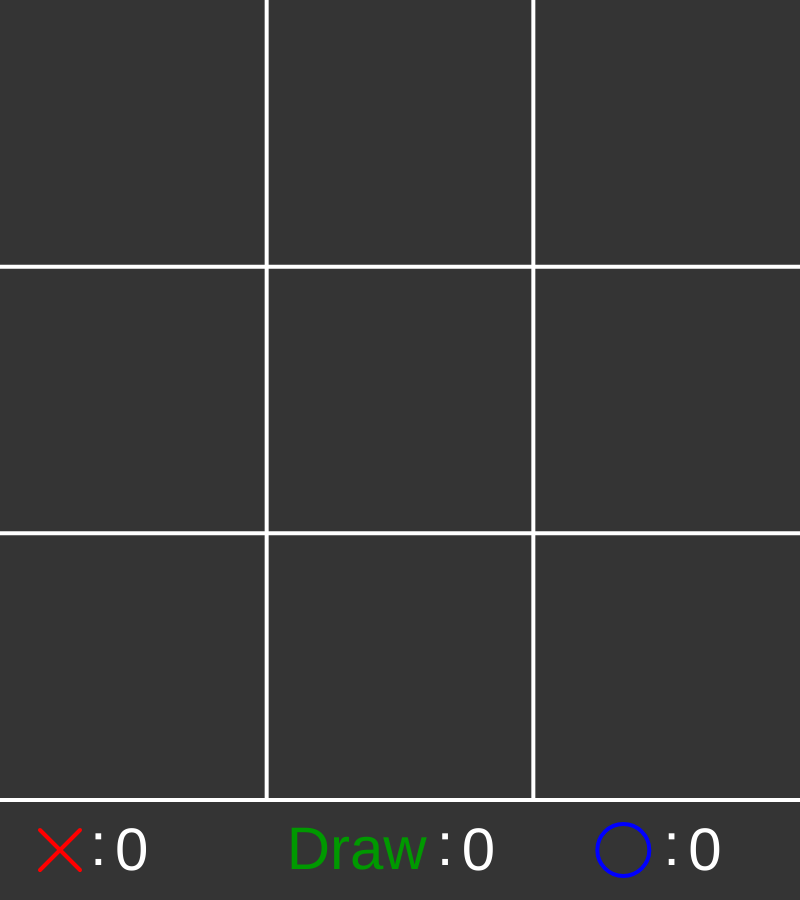
Frame 1 (no input)
Frame 60 (no input): identical to frame 1, image omitted
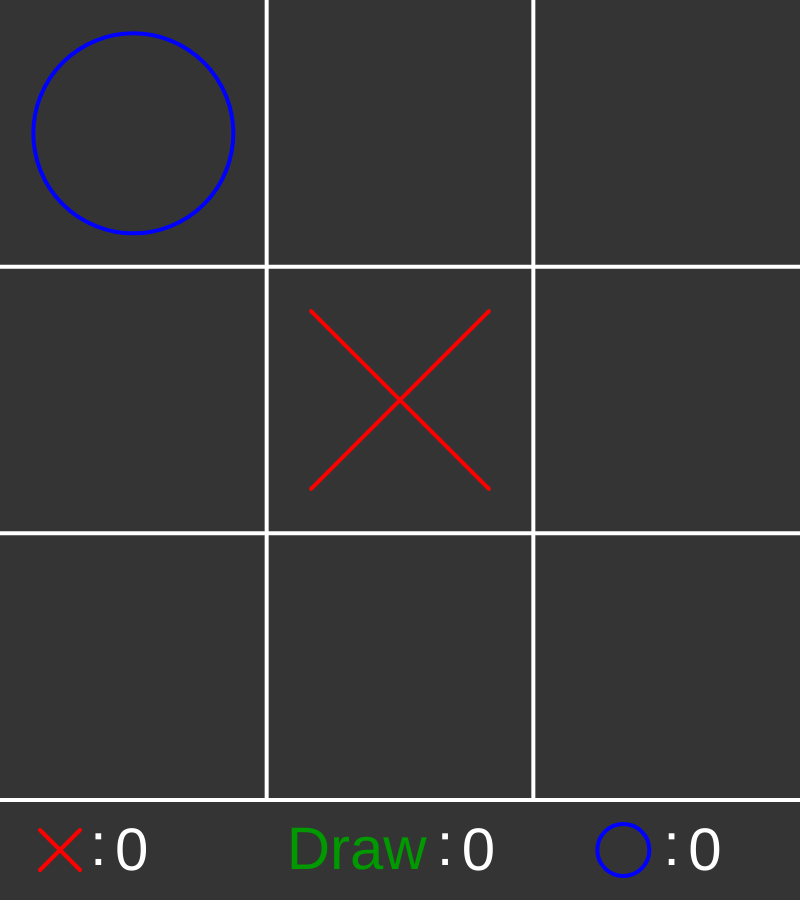
Frame 120 (the mouse pressed at the canvas centre since frame 60)

The p5.js sketch that drew these frames (run headless with seeded random() and noise() and a simulated clock; from frame 60 on, the mouse is pressed at the canvas centre):

// p5.js sketch
// ── sketch.js
var tour = 0;
var fin = 0;
var count = 0;
var nombreParties = 1;
var score = {
    rond: 0,
    croix: 0,
    egalite: 0
};
var cases = {
    a: 0,
    b: 0,
    c: 0,
    d: 0,
    e: 0,
    f: 0,
    g: 0,
    h: 0,
    i: 0
};
var winCondition = {
    // Lignes
    1: 0,
    2: 0,
    3: 0,
    // Colones
    4: 0,
    5: 0,
    6: 0,
    // Diagonales
    7: 0,
    8: 0,
    // Autre
    danger: 0,
    victoire: 0
};

function setup() {
    createCanvas(800, 900);
    background(52);
    // Quadrillage
    noFill();
    stroke(255);
    strokeWeight(4);
    line(width / 3, 0, width / 3, height - 100);
    line(width / 3 * 2, 0, width / 3 * 2, height - 100);
    line(0, (height - 100) / 3, width, (height - 100) / 3);
    line(0, (height - 100) / 3 * 2, width, (height - 100) / 3 * 2);
    line(0, height - 100, width, height - 100);
    // Affichage score
    // Croix
    fill(255);
    stroke(255, 0, 0);
    line(width / 20, height - 70, width / 20 + 40, height - 30);
    line(width / 20 + 40, height - 70, width / 20, height - 30);
    textSize(60);
    noStroke();
    text(":", 90, height - 35);
    text(score.croix, 115, height - 30);
    // Rond
    stroke(0, 0, 255);
    noFill();
    ellipse(width / 3 * 2 + 90, height - 50, 52, 52);
    textSize(60);
    fill(255);
    noStroke();
    text(":", width / 3 * 2 + 130, height - 35);
    text(score.rond, width / 3 * 2 + 155, height - 30);
    // Egalitée
    fill(0, 153, 0);
    text("Draw", width / 3 + 20, height - 31);
    fill(255);
    text(":", width / 3 + 170, height - 35);
    text(score.egalite, width / 3 + 195, height - 30);
    // Reset variables
    cases = {
        a: 0,
        b: 0,
        c: 0,
        d: 0,
        e: 0,
        f: 0,
        g: 0,
        h: 0,
        i: 0
    };
    winCondition = {
        // Lignes
        1: 0,
        2: 0,
        3: 0,
        // Colones
        4: 0,
        5: 0,
        6: 0,
        // Diagonales
        7: 0,
        8: 0,
        // Autre
        danger: 0,
        victoire: 0
    };
    nombreParties++;
    tour = 0;
    fin = 0;
    count = 0;
}

function draw() {
    // Victoire bot ou joueur (MDR) ou égalité
    for (i = 1; i <= 8; i++) {
        if (winCondition[i] === 12) {
            textSize(60);
            textAlign(CENTER);
            noStroke();
            fill(0);
            text("PERDU !", width / 2, height / 2);
            fin = 1;
            count++;
            if (count == 180) {
                score.rond++;
                setup();
            }
        } else if (winCondition[i] === 3) {
            textSize(20);
            textAlign(CENTER);
            noStroke();
            fill(0);
            text("Cheater ... ok c'est bon t'as le droit à un bonbon :)", width / 2, height / 2);
            fin = 1;
            count++;
            if (count == 180) {
                score.croix++;
                setup();
            }
        } else if (tour === 9) {
            textSize(50);
            textAlign(CENTER);
            noStroke();
            fill(0);
            text("EGALITE !", width / 2, height / 2);
            fin = 1;
            count++;
            if (count == 1440) {
                score.egalite++;
                setup();
            }
        }
    }
    // Bot
    if (nombreParties % 2 === 0) {
        if (tour % 2 === 1) {
            if (tour === 1) {
                if (cases.e === 0) {
                    affichageRond(1, 1);
                    cases.e = 2;
                    winConditionQuatre(2, 5, 7, 8);
                } else {
                    affichageRond(0, 0);
                    cases.a = 2;
                    winConditionTrois(1, 4, 7);
                }
            } else if (tour === 3) {
                paterrnBot();
            } else if (tour === 5) {
                paterrnBot();
            } else if (tour === 7) {
                paterrnBot();
            }
        }
    } else {
        if (tour % 2 === 0) {
            if (tour === 0) {
                if (cases.e === 0) {
                    affichageRond(1, 1);
                    cases.e = 2;
                    winConditionQuatre(2, 5, 7, 8);
                } else {
                    affichageRond(0, 0);
                    cases.a = 2;
                    winConditionTrois(1, 4, 7);
                }
            } else if (tour === 2) {
                paterrnBot();
            } else if (tour === 4) {
                paterrnBot();
            } else if (tour === 6) {
                paterrnBot();
            } else if (tour === 8) {
                paterrnBot();
            }
        }
    }
}

function mousePressed() {
    if (fin === 0) {
        // Joueur
        if (nombreParties % 2 === 0) {
            mouvementJoueur(0);
        } else {
            mouvementJoueur(1);
        }
    }
}

function mouvementJoueur(x) {
    if (tour % 2 === x) {
        if (mouseX < width / 3 && mouseY < (height - 100) / 3 && cases.a === 0) {
            cases.a++;
            winCondition[1]++;
            winCondition[4]++;
            winCondition[7]++;
            affichageCroix(0, 0);
        } else if (mouseX > width / 3 && mouseX < width / 3 * 2 && mouseY < (height - 100) / 3 && cases.b === 0) {
            cases.b++;
            winCondition[1]++;
            winCondition[5]++;
            affichageCroix(1, 0);
        } else if (mouseX > width / 3 * 2 && mouseY < (height - 100) / 3 && cases.c === 0) {
            cases.c++;
            winCondition[1]++;
            winCondition[6]++;
            winCondition[8]++;
            affichageCroix(2, 0);
        } else if (mouseX < width / 3 && mouseY > (height - 100) / 3 && mouseY < (height - 100) / 3 * 2 && cases.d === 0) {
            cases.d++;
            winCondition[2]++;
            winCondition[4]++;
            affichageCroix(0, 1);
        } else if (mouseX > width / 3 && mouseX < width / 3 * 2 && mouseY > (height - 100) / 3 && mouseY < (height - 100) / 3 * 2 && cases.e === 0) {
            cases.e++;
            winCondition[2]++;
            winCondition[5]++;
            winCondition[7]++;
            winCondition[8]++;
            affichageCroix(1, 1);
        } else if (mouseX > width / 3 * 2 && mouseY > (height - 100) / 3 && mouseY < (height - 100) / 3 * 2 && cases.f === 0) {
            cases.f++;
            winCondition[2]++;
            winCondition[6]++;
            affichageCroix(2, 1);
        } else if (mouseX < width / 3 && mouseY > (height - 100) / 3 * 2 && mouseY < height - 100 && cases.g === 0) {
            cases.g++;
            winCondition[3]++;
            winCondition[4]++;
            winCondition[8]++;
            affichageCroix(0, 2);
        } else if (mouseX > width / 3 && mouseX < width / 3 * 2 && mouseY > (height - 100) / 3 * 2 && mouseY < height - 100 && cases.h === 0) {
            cases.h++;
            winCondition[3]++;
            winCondition[5]++;
            affichageCroix(1, 2);
        } else if (mouseX > width / 3 * 2 && mouseY > (height - 100) / 3 * 2 && mouseY < height - 100 && cases.i === 0) {
            cases.i++;
            winCondition[3]++;
            winCondition[6]++;
            winCondition[7]++;
            affichageCroix(2, 2);
        }
    }
}

function affichageCroix(x, y) {
    stroke(255, 0, 0);
    line(width * (x / 3) + width / 3 / 6, (height - 100) * (y / 3) + (height - 100) / 3 / 6, width / 3 * (x + 1) - width / 3 / 6, (height - 100) / 3 * (y + 1) - (height - 100) / 3 / 6);
    line(width / 3 * (x + 1) - width / 3 / 6, (height - 100) * (y / 3) + (height - 100) / 3 / 6, width * (x / 3) + width / 3 / 6, (height - 100) / 3 * (y + 1) - (height - 100) / 3 / 6);
    tour++;
}

function affichageRond(x, y) {
    stroke(0, 0, 255);
    noFill();
    ellipse(width / 6 * (1 + x * 2), (height - 100) / 6 * (1 + y * 2), width / 4, (height - 100) / 4);
    tour++;
}

function paterrnBot() {
    for (var i = 1; i <= 8; i++) {
        if (winCondition[i] === 8) {
            winCondition.victoire = i;
        } else if (winCondition[i] === 2) {
            winCondition.danger = i;
        }
    }
    if (winCondition.victoire !== 0) {
        if (winCondition.victoire === 1) {
            if (cases.a === 0) {
                affichageRond(0, 0);
                winCondition[1] += 4;
            } else if (cases.b === 0) {
                affichageRond(1, 0);
                winCondition[1] += 4;
            } else if (cases.c === 0) {
                affichageRond(2, 0);
                winCondition[1] += 4;
            }
            stroke(255, 150);
            strokeWeight(20);
            line(width / 6, (height - 100) / 6, width / 6 * 5, (height - 100) / 6);
        } else if (winCondition.victoire === 2) {
            if (cases.d === 0) {
                affichageRond(0, 1);
                winCondition[2] += 4;
            } else if (cases.e === 0) {
                affichageRond(1, 1);
                winCondition[2] += 4;
            } else if (cases.f === 0) {
                affichageRond(2, 1);
                winCondition[2] += 4;
            }
            stroke(255, 150);
            strokeWeight(20);
            line(width / 6, (height - 100) / 6 * 3, width / 6 * 5, (height - 100) / 6 * 3);
        } else if (winCondition.victoire === 3) {
            if (cases.g === 0) {
                affichageRond(0, 2);
                winCondition[3] += 4;
            } else if (cases.h === 0) {
                affichageRond(1, 2);
                winCondition[3] += 4;
            } else if (cases.i === 0) {
                affichageRond(2, 2);
                winCondition[3] += 4;
            }
            stroke(255, 150);
            strokeWeight(20);
            line(width / 6, (height - 100) / 6 * 5, width / 6 * 5, (height - 100) / 6 * 5);
        } else if (winCondition.victoire === 4) {
            if (cases.a === 0) {
                affichageRond(0, 0);
                winCondition[4] += 4;
            } else if (cases.d === 0) {
                affichageRond(0, 1);
                winCondition[4] += 4;
            } else if (cases.g === 0) {
                affichageRond(0, 2);
                winCondition[4] += 4;
            }
            stroke(255, 150);
            strokeWeight(20);
            line(width / 6, (height - 100) / 6, width / 6, (height - 100) / 6 * 5);
        } else if (winCondition.victoire === 5) {
            if (cases.b === 0) {
                affichageRond(1, 0);
                winCondition[5] += 4;
            } else if (cases.e === 0) {
                affichageRond(1, 1);
                winCondition[5] += 4;
            } else if (cases.h === 0) {
                affichageRond(1, 2);
                winCondition[5] += 4;
            }
            stroke(255, 150);
            strokeWeight(20);
            line(width / 6 * 3, (height - 100) / 6, width / 6 * 3, (height - 100) / 6 * 5);
        } else if (winCondition.victoire === 6) {
            if (cases.c === 0) {
                affichageRond(2, 0);
                winCondition[6] += 4;
            } else if (cases.f === 0) {
                affichageRond(2, 1);
                winCondition[6] += 4;
            } else if (cases.i === 0) {
                affichageRond(2, 2);
                winCondition[6] += 4;
            }
            stroke(255, 150);
            strokeWeight(20);
            line(width / 6 * 5, (height - 100) / 6, width / 6 * 5, (height - 100) / 6 * 5);
        } else if (winCondition.victoire === 7) {
            if (cases.a === 0) {
                affichageRond(0, 0);
                winCondition[7] += 4;
            } else if (cases.e === 0) {
                affichageRond(1, 1);
                winCondition[7] += 4;
            } else if (cases.i === 0) {
                affichageRond(2, 2);
                winCondition[7] += 4;
            }
            stroke(255, 150);
            strokeWeight(20);
            line(width / 6, (height - 100) / 6, width / 6 * 5, (height - 100) / 6 * 5);
        } else if (winCondition.victoire === 8) {
            if (cases.c === 0) {
                affichageRond(2, 0);
                winCondition[8] += 4;
            } else if (cases.e === 0) {
                affichageRond(1, 1);
                winCondition[8] += 4;
            } else if (cases.g === 0) {
                affichageRond(0, 2);
                winCondition[8] += 4;
            }
            stroke(255, 150);
            strokeWeight(20);
            line(width / 6, (height - 100) / 6 * 5, width / 6 * 5, (height - 100) / 6);
        }
    } else if (winCondition.danger === 0) {
        if (winCondition[1] === 1 && winCondition[4] === 1 && winCondition[7] === 4 && winCondition[8] === 4){
            affichageRond(0, 0);
            cases.a++;
            winConditionTrois(1, 4, 7);
        } else if (winCondition[1] === 1 && winCondition[6] === 1 && winCondition[7] === 4 && winCondition[8] === 4){
            affichageRond(2, 0);
            cases.c++;
            winConditionTrois(1, 6, 8);
        } else if (winCondition[3] === 1 && winCondition[6] === 1 && winCondition[7] === 4 && winCondition[8] === 4){
            affichageRond(2, 2);
            cases.i++;
            winConditionTrois(3, 6, 7);
        } else if (winCondition[3] === 1 && winCondition[4] === 1 && winCondition[7] === 4 && winCondition[8] === 4){
            affichageRond(0, 2);
            cases.g++;
            winConditionTrois(3, 4, 8);
        } else if (winCondition[2] === 4 && winCondition[4] === 4) {
            affichageRond(0, 1);
            cases.d++;
            winConditionDeux(2, 4);
        } else if (winCondition[1] === 4 && winCondition[4] === 4) {
            affichageRond(1, 0);
            cases.b++;
            winConditionDeux(1, 5);
        } else if (winCondition[2] === 4 && winCondition[6] === 4) {
            affichageRond(2, 1);
            cases.f++;
            winConditionDeux(2, 6);
        } else if (winCondition[3] === 4 && winCondition[5] === 4) {
            affichageRond(1, 2);
            cases.h++;
            winConditionDeux(3, 5);
        } else if (winCondition[1] === 0 && winCondition[4] === 0) {
            affichageRond(0, 0);
            cases.a++;
            winConditionTrois(1, 4, 7);
        } else if (winCondition[3] === 0 && winCondition[6] === 0) {
            affichageRond(2, 2);
            cases.i++;
            winConditionTrois(3, 6, 7);
        } else if (winCondition[1] === 0 && winCondition[6] === 0) {
            affichageRond(2, 0);
            cases.c++;
            winConditionTrois(1, 6, 8);
        } else if (winCondition[3] === 0 && winCondition[4] === 0) {
            affichageRond(0, 2);
            cases.g++;
            winConditionTrois(3, 4, 8);
        } else if (winCondition[1] === 0) {
            affichageRond(1, 0);
            cases.b++;
            winConditionDeux(1, 5);
        } else if (winCondition[3] === 0) {
            affichageRond(1, 2);
            cases.h++;
            winConditionDeux(3, 5);
        } else if (winCondition[4] === 0) {
            affichageRond(0, 1);
            cases.d++;
            winConditionDeux(2, 4);
        } else if (winCondition[6] === 0) {
            affichageRond(2, 1);
            cases.f++;
            winConditionDeux(2, 6);
        } else {
            if (cases.a === 0) {
                affichageRond(0, 0);
                cases.a++;
                winConditionTrois(1, 4, 7);
            } else if (cases.b === 0) {
                affichageRond(1, 0);
                cases.b++;
                winConditionDeux(1, 5);
            } else if (cases.c === 0) {
                affichageRond(2, 0);
                cases.c++;
                winConditionTrois(1, 6, 8);
            } else if (cases.d === 0) {
                affichageRond(0, 1);
                cases.d++;
                winConditionDeux(2, 4);
            } else if (cases.e === 0) {
                affichageRond(1, 1);
                cases.e++;
                winConditionQuatre(2, 5, 7, 8);
            } else if (cases.f === 0) {
                affichageRond(2, 1);
                cases.f++;
                winConditionDeux(2, 6);
            } else if (cases.g === 0) {
                affichageRond(0, 2);
                cases.g++;
                winConditionTrois(3, 4, 8);
            } else if (cases.h === 0) {
                affichageRond(1, 2);
                cases.h++;
                winConditionDeux(3, 5);
            } else if (cases.i === 0) {
                affichageRond(2, 2);
                cases.i++;
                winConditionTrois(3, 6, 7);
            }
        }
    } else if (winCondition.danger === 1) {
        if (cases.a === 0) {
            affichageRond(0, 0);
            cases.a++;
            winConditionTrois(1, 4, 7);
        } else if (cases.b === 0) {
            affichageRond(1, 0);
            cases.b++;
            winConditionDeux(1, 5);
        } else if (cases.c === 0) {
            affichageRond(2, 0);
            cases.c++;
            winConditionTrois(1, 6, 8);
        }
    } else if (winCondition.danger === 2) {
        if (cases.d === 0) {
            affichageRond(0, 1);
            cases.d++;
            winConditionDeux(2, 4);
        } else if (cases.e === 0) {
            affichageRond(1, 1);
            cases.e++;
            winConditionQuatre(2, 5, 7, 8);
        } else if (cases.f === 0) {
            affichageRond(2, 1);
            cases.f++;
            winConditionDeux(2, 6);
        }
    } else if (winCondition.danger === 3) {
        if (cases.g === 0) {
            affichageRond(0, 2);
            cases.g++;
            winConditionTrois(3, 4, 8);
        } else if (cases.h === 0) {
            affichageRond(1, 2);
            cases.h++;
            winConditionDeux(3, 5);
        } else if (cases.i === 0) {
            affichageRond(2, 2);
            cases.i++;
            winConditionTrois(3, 6, 7);
        }
    } else if (winCondition.danger === 4) {
        if (cases.a === 0) {
            affichageRond(0, 0);
            cases.a++;
            winConditionTrois(1, 4, 7);
        } else if (cases.d === 0) {
            affichageRond(0, 1);
            cases.d++;
            winConditionDeux(2, 4);
        } else if (cases.g === 0) {
            affichageRond(0, 2);
            cases.g++;
            winConditionTrois(3, 4, 8);
        }
    } else if (winCondition.danger === 5) {
        if (cases.b === 0) {
            affichageRond(1, 0);
            cases.b++;
            winConditionDeux(1, 5);
        } else if (cases.e === 0) {
            affichageRond(1, 1);
            cases.e++;
            winConditionQuatre(2, 5, 7, 8);
        } else if (cases.h === 0) {
            affichageRond(1, 2);
            cases.h++;
            winConditionDeux(3, 5);
        }
    } else if (winCondition.danger === 6) {
        if (cases.c === 0) {
            affichageRond(2, 0);
            cases.c++;
            winConditionTrois(1, 6, 8);
        } else if (cases.f === 0) {
            affichageRond(2, 1);
            cases.f++;
            winConditionDeux(2, 6);
        } else if (cases.i === 0) {
            affichageRond(2, 2);
            cases.i++;
            winConditionTrois(3, 6, 7);
        }
    } else if (winCondition.danger === 8) {
        if (cases.c === 0) {
            affichageRond(2, 0);
            cases.c++;
            winConditionTrois(1, 6, 8);
        } else if (cases.e === 0) {
            affichageRond(1, 1);
            cases.e++;
            winConditionQuatre(2, 5, 7, 8);
        } else if (cases.g === 0) {
            affichageRond(0, 2);
            cases.g++;
            winConditionTrois(3, 4, 8);
        }
    }
}

function winConditionDeux(a, b) {
    winCondition[a] += 4;
    winCondition[b] += 4;
    winCondition.danger = 0;
}

function winConditionTrois(a, b, c) {
    winCondition[a] += 4;
    winCondition[b] += 4;
    winCondition[c] += 4;
    winCondition.danger = 0;
}

function winConditionQuatre(a, b, c, d) {
    winCondition[a] += 4;
    winCondition[b] += 4;
    winCondition[c] += 4;
    winCondition[d] += 4;
    winCondition.danger = 0;
}
